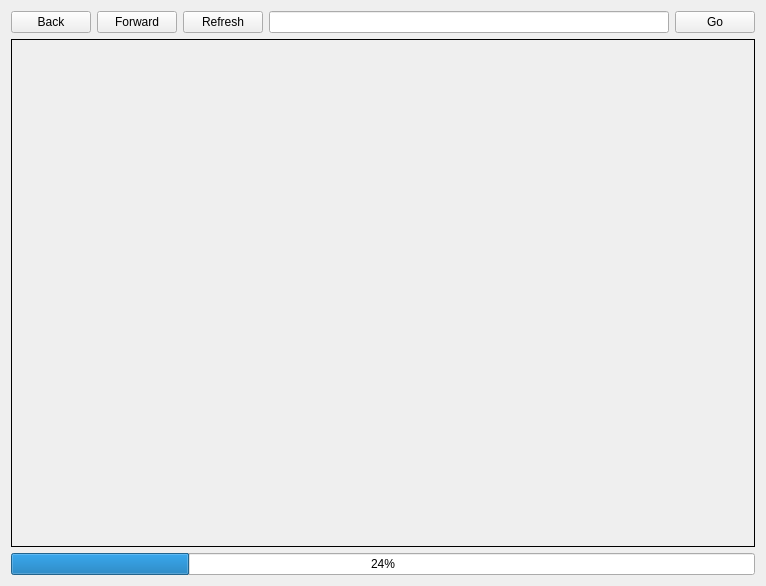
<?xml version="1.0" encoding="UTF-8"?>
<ui version="4.0">
 <class>MainWindow</class>
 <widget class="QMainWindow" name="MainWindow">
  <property name="geometry">
   <rect>
    <x>0</x>
    <y>0</y>
    <width>766</width>
    <height>586</height>
   </rect>
  </property>
  <property name="windowTitle">
   <string>MainWindow</string>
  </property>
  <widget class="QWidget" name="centralWidget">
   <layout class="QVBoxLayout" name="verticalLayout_2">
    <item>
     <layout class="QHBoxLayout" name="horizontalLayout">
      <property name="topMargin">
       <number>0</number>
      </property>
      <item>
       <widget class="QPushButton" name="backButton">
        <property name="text">
         <string>Back</string>
        </property>
       </widget>
      </item>
      <item>
       <widget class="QPushButton" name="forwardButton">
        <property name="text">
         <string>Forward</string>
        </property>
       </widget>
      </item>
      <item>
       <widget class="QPushButton" name="refreshButton">
        <property name="text">
         <string>Refresh</string>
        </property>
       </widget>
      </item>
      <item>
       <widget class="QLineEdit" name="addressInput"/>
      </item>
      <item>
       <widget class="QPushButton" name="goButton">
        <property name="text">
         <string>Go</string>
        </property>
       </widget>
      </item>
     </layout>
    </item>
    <item>
     <widget class="QFrame" name="webviewFrame">
      <property name="sizePolicy">
       <sizepolicy hsizetype="Preferred" vsizetype="Expanding">
        <horstretch>0</horstretch>
        <verstretch>0</verstretch>
       </sizepolicy>
      </property>
      <property name="frameShape">
       <enum>QFrame::Box</enum>
      </property>
      <layout class="QVBoxLayout" name="verticalLayout"/>
     </widget>
    </item>
    <item>
     <widget class="QProgressBar" name="progressBar">
      <property name="value">
       <number>24</number>
      </property>
     </widget>
    </item>
   </layout>
  </widget>
 </widget>
 <layoutdefault spacing="6" margin="11"/>
 <resources/>
 <connections/>
</ui>
